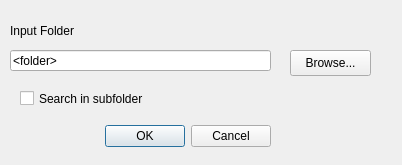
<?xml version="1.0" encoding="UTF-8"?>
<ui version="4.0">
 <class>coastalmeqgis_splitMI_folder</class>
 <widget class="QDialog" name="coastalmeqgis_splitMI_folder">
  <property name="geometry">
   <rect>
    <x>0</x>
    <y>0</y>
    <width>402</width>
    <height>165</height>
   </rect>
  </property>
  <property name="windowTitle">
   <string>Convert MI Files in Folder to Shapefile</string>
  </property>
  <widget class="QDialogButtonBox" name="buttonBox">
   <property name="geometry">
    <rect>
     <x>100</x>
     <y>120</y>
     <width>171</width>
     <height>32</height>
    </rect>
   </property>
   <property name="orientation">
    <enum>Qt::Horizontal</enum>
   </property>
   <property name="standardButtons">
    <set>QDialogButtonBox::Cancel|QDialogButtonBox::Ok</set>
   </property>
  </widget>
  <widget class="QLabel" name="label2">
   <property name="geometry">
    <rect>
     <x>10</x>
     <y>20</y>
     <width>121</width>
     <height>22</height>
    </rect>
   </property>
   <property name="text">
    <string>Input Folder</string>
   </property>
  </widget>
  <widget class="QLineEdit" name="outfolder">
   <property name="geometry">
    <rect>
     <x>10</x>
     <y>50</y>
     <width>261</width>
     <height>21</height>
    </rect>
   </property>
   <property name="text">
    <string>&lt;folder&gt;</string>
   </property>
   <property name="readOnly">
    <bool>false</bool>
   </property>
  </widget>
  <widget class="QPushButton" name="browseoutfile">
   <property name="geometry">
    <rect>
     <x>290</x>
     <y>50</y>
     <width>81</width>
     <height>26</height>
    </rect>
   </property>
   <property name="text">
    <string>Browse...</string>
   </property>
  </widget>
  <widget class="QCheckBox" name="cbRecursive">
   <property name="geometry">
    <rect>
     <x>20</x>
     <y>90</y>
     <width>191</width>
     <height>17</height>
    </rect>
   </property>
   <property name="text">
    <string>Search in subfolder</string>
   </property>
  </widget>
 </widget>
 <resources/>
 <connections/>
</ui>
